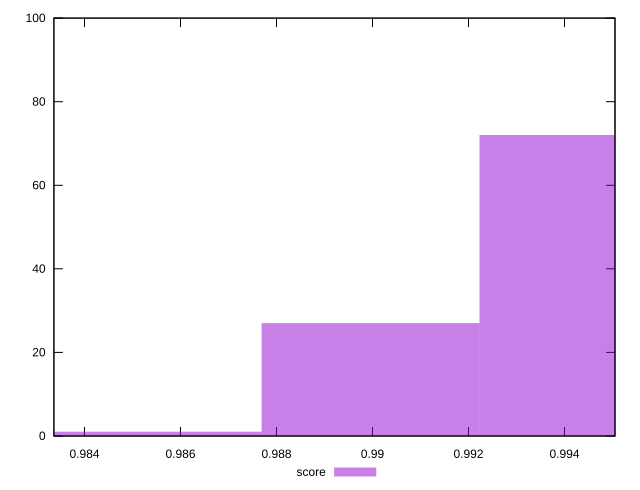

Reproduce this figure in gnuplot.
reset
set terminal svg size 640, 490 enhanced background rgb 'white'
set output "reprap/first-cpu-idle/samples/pages+cached/score/histogram.svg"

$score <<EOF
0.9972066581250687 72
0.991340736606686 27
0.9854748150883033 1
EOF

set key outside below
set boxwidth 0.005865921518382757
set yrange [0:100]
set style fill transparent solid 0.5 noborder

plot \
  $score title "score" with boxes, \


reset
